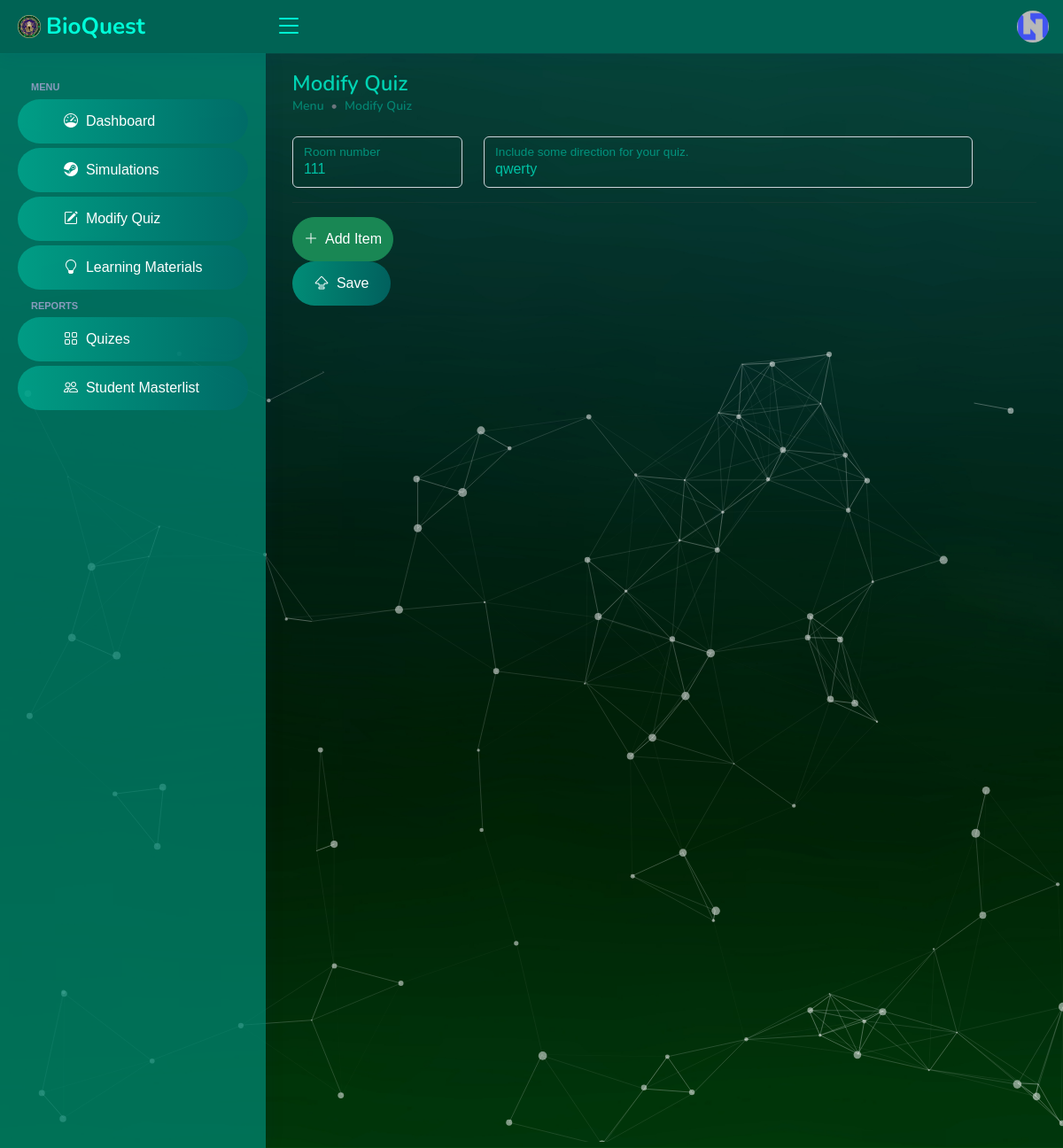
The page /teacher/modify-quiz?room_number=111 (signed in) on the database its author committed.
### tables this page shows
CREATE TABLE IF NOT EXISTS `tbl_teacher` (
  `id` int NOT NULL AUTO_INCREMENT,
  `email` varchar(50) NOT NULL,
  `username` varchar(50) NOT NULL,
  `password` varchar(50) NOT NULL,
  `firstname` varchar(50) NOT NULL,
  `middlename` varchar(50) NOT NULL,
  `lastname` varchar(50) NOT NULL,
  `img_url` varchar(50) NOT NULL,
  `created_at` varchar(50) NOT NULL,
  `year_level` int NOT NULL,
  `section` int NOT NULL,
  PRIMARY KEY (`id`)
);

CREATE TABLE IF NOT EXISTS `tbl_quiz` (
  `id` int NOT NULL AUTO_INCREMENT,
  `year_level` int NOT NULL,
  `section_id` int NOT NULL,
  `room_number` int NOT NULL,
  `direction` text NOT NULL,
  `item_number` int NOT NULL,
  `question` text NOT NULL,
  `choice1` text NOT NULL,
  `choice2` text NOT NULL,
  `choice3` text NOT NULL,
  `choice4` text NOT NULL,
  `correct_answer` text NOT NULL,
  `teacher_id` int NOT NULL,
  `created_at` varchar(50) NOT NULL,
  `updated_at` varchar(50) NOT NULL,
  PRIMARY KEY (`id`)
);

### teacher/modify-quiz.php (the view, shortened to what this page needs)
<?php
include('../database-connection.php');
if (isset($_SESSION['id'])) {
    $stmt = $conn->prepare(' SELECT * FROM tbl_quiz WHERE room_number = ? ORDER BY item_number DESC');
    $stmt->bind_param('i', $_GET['room_number']);
    $stmt->execute();
    $result = $stmt->get_result();
    $rows = $result->fetch_assoc();
    $room_number = $rows['room_number'];
    $direction = $rows['direction'];
?>
    <!DOCTYPE html>
    <html lang="en">
    <head>
        <?php include '../other-includes/head.php' ?>
    </head>
    <body>
        <?php include 'top-nav.php' ?>
        <?php include 'side-nav.php' ?>
        <div id="start">
            <div id="particles-js">
                <main id="main">
                    <div class="pagetitle">
                        <h1>Modify Quiz</h1>
                        <nav style="--bs-breadcrumb-divider: '•';">
                            <ol class="breadcrumb">
                                <li class="breadcrumb-item">Menu</li>
                                <li class="breadcrumb-item">Modify Quiz</li>
                            </ol>
                        </nav>
                    </div>
                    <section class="section dashboard">
                        <div class="row">
                            <div class="col-lg-12">
                                <form action="modify-quiz-check.php" method="POST" class="mb-4 w-100">
                                    <div class="row mb-3">
                                        <div class="col-lg-3 col-md-3 col-sm-3 mt-2">
                                            <div class="form-floating">
                                                <input type="number" name="room_number" id="room_number" value="<?php echo $room_number ?>" class="form-control" placeholder="" required>
                                                <label for="room_number">Room number</label>
                                            </div>
                                        </div>
                                        <div class="col-lg-8 col-md-8 col-sm-8 mt-2">
                                            <div class="form-floating">
                                                <input type="text" name="direction" id="direction" value="<?php echo $direction ?>" class="form-control" placeholder="" required>
                                                <label for="direction">Include some direction for your quiz.</label>
                                            </div>
                                        </div>
                                    </div>
                                    <hr>
                                    <div class="col-lg-3">
                                        <button class="btn btn-success rounded-5" style="padding: 12px;" id="addRow" type="button">
                                            <i class="bi bi-plus-lg"></i>&nbsp; Add Item
                                        </button>
                                        <button class="btn-custom" type="submit">
                                            <i class="bi bi-capslock"></i>&nbsp; Save
                                        </button>
                                    </div>
                                </form>
                            </div>
                        </div>
                    </section>
                </main>
            </div>
        </div>
    </body>
    </html>
<?php
} else {
    header("Location: ../index.php");
}

### teacher/top-nav.php (shortened to what this page needs)
<?php
include '../database-connection.php';
$stmt = $conn->prepare(' SELECT * FROM tbl_teacher WHERE id = ? ');
$stmt->bind_param('i', $_SESSION['id']);
$stmt->execute();
$result = $stmt->get_result();
$row = $result->fetch_assoc();
$img_url = $row['img_url'];
?>
<header id="header" class="header fixed-top d-flex align-items-center">
    <div class="d-flex align-items-center justify-content-between">
        <a href="#" class="logo d-flex align-items-center">
            <img src="../assets/img/logo.png" alt="">
            <span class="d-none d-lg-block">BioQuest</span>
        </a>
        <i class="bi bi-list toggle-sidebar-btn"></i>
    </div>
    <nav class="header-nav ms-auto">
        <ul class="d-flex align-items-center">
            <li class="nav-item dropdown pe-3">
                <a class="nav-link nav-profile d-flex align-items-center pe-0" href="#" data-bs-toggle="dropdown">
                    <img src="../assets/img/profiles/<?php echo $img_url ?>" alt="Profile" class="rounded-circle">
                </a>
            </li>
        </ul>
    </nav>
</header>

### teacher/assets/css/style.css (style rules this page uses)
:root { --primary-color: #00c2a5; --secondary-color: #004b40; scroll-behavior: smooth; }
body { color: #444444; margin: 0; font-family: 'Source Sans Pro', sans-serif; background: #000; }
a { color: #4154f1; text-decoration: none; }
h1, h2, h3, h4, h5, h6 { font-family: "Nunito", sans-serif; }
#main { margin-top: 60px; padding: 20px 30px; transition: all 0.3s; }
.pagetitle { margin-bottom: 10px; }
.pagetitle h1 { font-size: 24px; margin-bottom: 0; font-weight: 600; color: #00d3b3; }
.breadcrumb { font-size: 14px; font-family: "Nunito", sans-serif; color: #899bbd; font-weight: 600; }
.breadcrumb .breadcrumb-item { color: #00debd72; }
.logo { line-height: 1; }
@media (min-width: 1200px) { .logo { width: 280px; } }
.logo img { max-height: 26px; margin-right: 6px; }
.logo span { font-size: 26px; font-weight: 700; color: #00ffd9; font-family: "Nunito", sans-serif; }
.header { transition: all 0.5s; z-index: 997; height: 60px; box-shadow: 0px 2px 20px rgba(1, 41, 112, 0.1); background-color: #008672bd; padding-left: 20px; }
.header .toggle-sidebar-btn { font-size: 32px; padding-left: 10px; cursor: pointer; color: #00ffd9; }
.header-nav ul { list-style: none; }
.header-nav>ul { margin: 0; padding: 0; }
.header-nav .nav-profile { color: #00ffd9; }
.header-nav .nav-profile img { max-height: 36px; }
@media (min-width: 1200px) { #main, #footer { margin-left: 300px; } }
#start { background: url(../images/bg1.jpg) no-repeat; background-size: cover; -webkit-background-size: cover; -moz-background-size: cover; -o-background-size: cover; -ms-background-size: cover; background-attachment: fixed; position: relative; }
#particles-js { width: 100%; background-image: url('../../images/bg1.jpg'); background-size: cover; background-position: 50% 50%; background-repeat: no-repeat; }
.form-control { background-color: transparent !important; color: #00c2a5 !important; }
form input::placeholder, form label, form input { color: #00c2a5 !important; }
.btn-custom { display: inline-block; padding: 13px 25px; text-align: center; text-decoration: none; font-size: 16px; border: none; border-radius: 35px; cursor: pointer; color: #fff; background: linear-gradient(to right, #00ad93bd, #003546ea); background-size: 200% 100%; transition: background-position 0.5s ease-in-out; }

### rows shown on the page
tbl_teacher: img_url (placeholder picture)
tbl_quiz: room_number "111", direction "qwerty"
